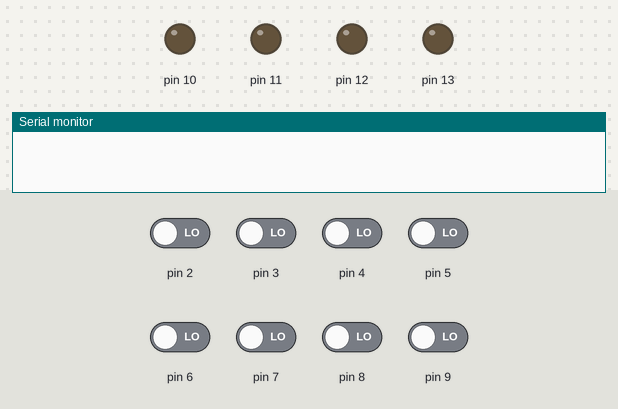
This sketch was run on a simulated Arduino Uno, built with avr-gcc and run on an emulated ATmega328P. On the bench: output pins drawn as LEDs (lit = HIGH), the last lines printed to the serial monitor. The inputs (shaded band) are chosen by the test bench; at power-on: pin 2–9 LOW.

Above: at 0.1 s.
At 8.1 s:
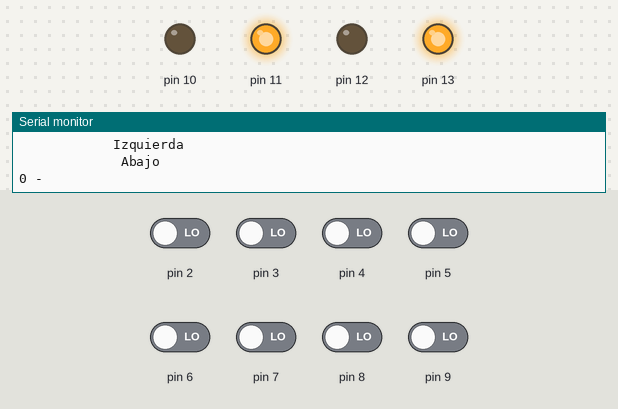
Timing chart, 0 to 9.6 s (numbered marks = the images above):
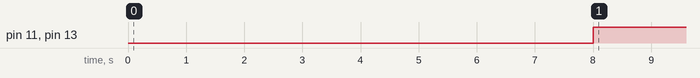

Measured:
- by itself, pin 11, pin 13: LOW → HIGH at 8.0 s

The sketch:

control_pwm_.ino
```cpp
int channel[8];
int RC_inputs = 0;
int i;

void setup() {
pinMode(2, INPUT);
pinMode(3, INPUT);
pinMode(4, INPUT);
pinMode(5, INPUT);
pinMode(6, INPUT);
pinMode(7, INPUT);
pinMode(8, INPUT);
pinMode(9, INPUT);

pinMode(10, OUTPUT);
pinMode(11, OUTPUT);
pinMode(12, OUTPUT);
pinMode(13, OUTPUT);
/*
pinMode(6, OUTPUT);
pinMode(7, OUTPUT);
pinMode(8, OUTPUT);
pinMode(9, OUTPUT);
pinMode(2, OUTPUT);
pinMode(3, OUTPUT);
pinMode(4, OUTPUT);
pinMode(5, OUTPUT);
pinMode(6, OUTPUT);
pinMode(7, OUTPUT);
pinMode(8, OUTPUT);
pinMode(9, OUTPUT);
pinMode(2, OUTPUT);
pinMode(3, OUTPUT);
pinMode(4, OUTPUT);
pinMode(5, OUTPUT);
pinMode(6, OUTPUT);
pinMode(7, OUTPUT);
pinMode(8, OUTPUT);
pinMode(9, OUTPUT);
pinMode(2, OUTPUT);
pinMode(3, OUTPUT);
pinMode(4, OUTPUT);
pinMode(5, OUTPUT);
pinMode(6, OUTPUT);
pinMode(7, OUTPUT);
pinMode(8, OUTPUT);
pinMode(9, OUTPUT);
*/
Serial.begin(9600);

}

void loop() {
  channel[0] = pulseIn(2, HIGH);
  channel[1] = pulseIn(3, HIGH);
  channel[2] = pulseIn(4, HIGH);
  channel[3] = pulseIn(5, HIGH);
  channel[4] = pulseIn(6, HIGH);
  channel[5] = pulseIn(7, HIGH);
  channel[6] = pulseIn(8, HIGH);
  channel[7] = pulseIn(9, HIGH);


  if (channel[0] < 1300 | channel[0] < 1400 )
  {
    digitalWrite(10,LOW);
    Serial.println ("            Izquierda");
  }
  else
  {
    digitalWrite(10,HIGH);

  }

  if (channel[0] > 1700 | channel[0] > 1800 )
  {
    digitalWrite(11,LOW);
    Serial.println ("            Derecha");
  }
  else
  {
    digitalWrite(11,HIGH);
  }


     if (channel[1] < 1300 | channel[1] < 1400 )
  {
    digitalWrite(12,LOW);
    Serial.println ("             Abajo");
  }
  else
  {
    digitalWrite(12,HIGH);
  }

  if (channel[1] > 1700 | channel[1] > 1800 )
  {
    digitalWrite(13,LOW);
    Serial.println ("             Arriba");
  }
  else
  {
    digitalWrite(13,HIGH);
  }


/*


  if (channel[1] < 1300 | channel[0] < 1400 )
  {
    digitalWrite(10,LOW);
    Serial.println ("           Izquierda");
  }
  else
  {
    digitalWrite(10,HIGH);

  }

  if (channel[1] > 1700 | channel[0] > 1800 )
  {
    digitalWrite(11,LOW);
    Serial.println ("          Derecha");
  }
  else
  {
    digitalWrite(11,HIGH);
  }


*/


/*
     if (channel[6] < 1300 | channel[1] < 1400 )
  {
    digitalWrite(12,LOW);
  }
  else
  {
    digitalWrite(12,HIGH);
  }

  if (channel[6] > 1700 | channel[1] > 1800 )
  {
    digitalWrite(13,LOW);
  }
  else
  {
    digitalWrite(13,HIGH);
  }

  */

  Serial.print(channel[0]);
  Serial.println(" - ");
  /*
  Serial.print(channel[1]);
  Serial.print(" - ");
  Serial.print(channel[2]);
  Serial.print(" - ");
  Serial.print(channel[3]);
  Serial.print(" - ");
  Serial.print(channel[4]);
  Serial.print(" - ");
  Serial.print(channel[5]);
  Serial.print(" - ");
  Serial.print(channel[6]);
  Serial.print(" - ");
  Serial.println(channel[7]);

  Serial.println("--------------------------------------------------");
  */


}
```
